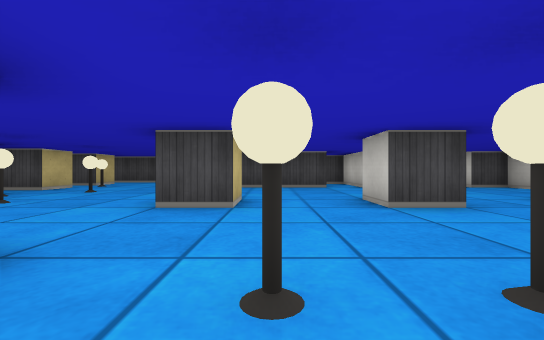
view 1 (above)

17 first-person views from a walk through a cub3D ray-caster map. The camera is about half as high as the walls, looks level and sees 90° across. The floor is counted in squares. Each view is taken from the middle of a square. On the plan, view 1 faces up. The plan holds only what a view shows up to about 9 squares ahead; the rest is blank.

view 2
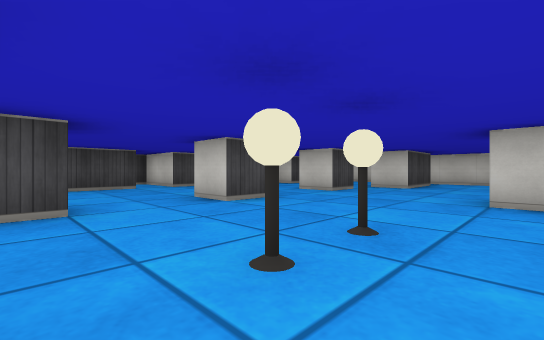

view 3
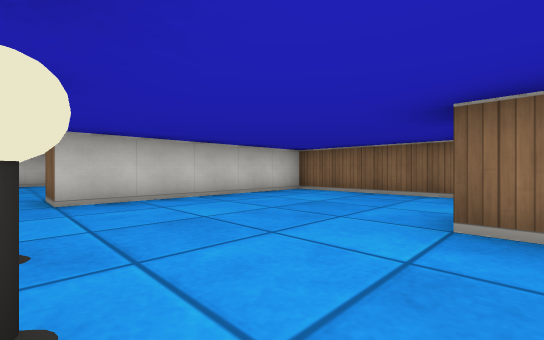

view 4
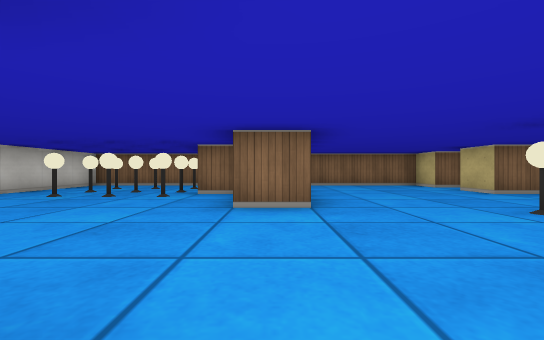

view 5
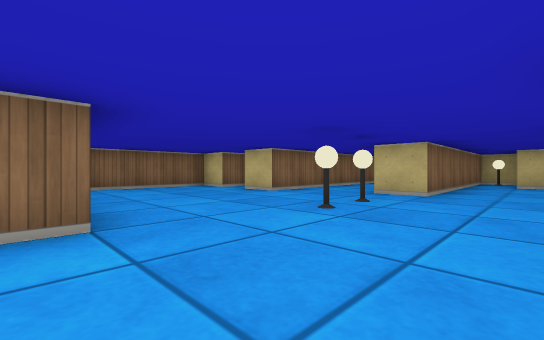

view 6
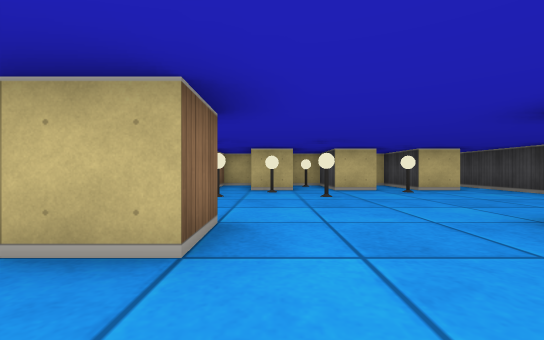

view 7
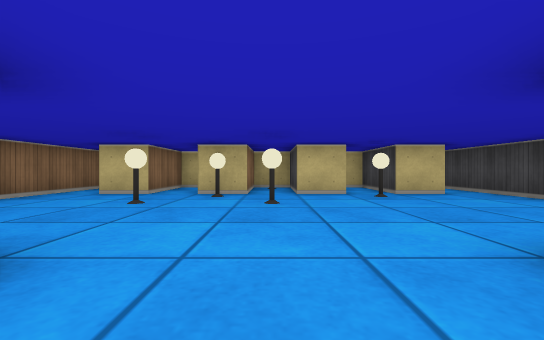

view 8
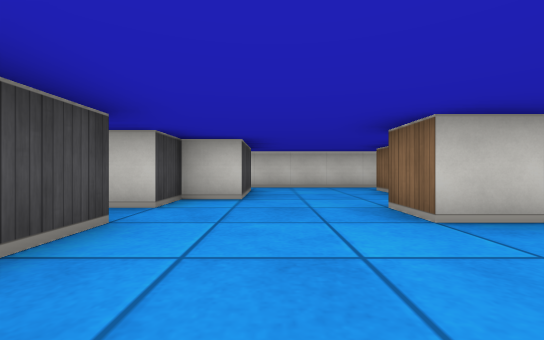

view 9
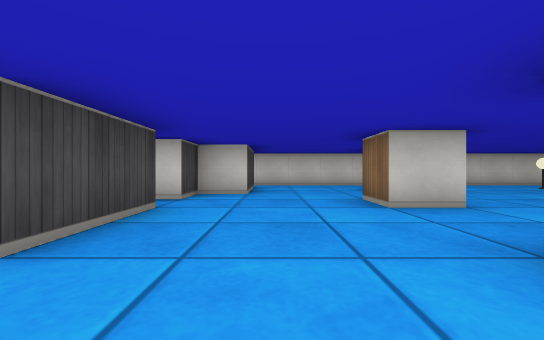

view 10
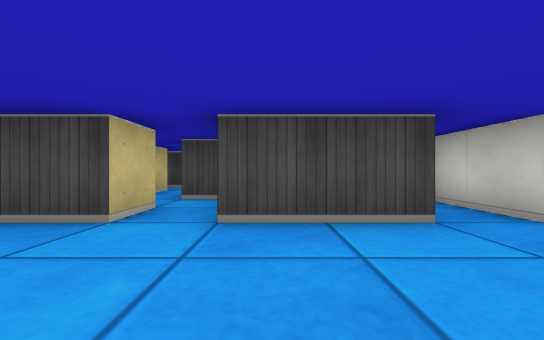

view 11
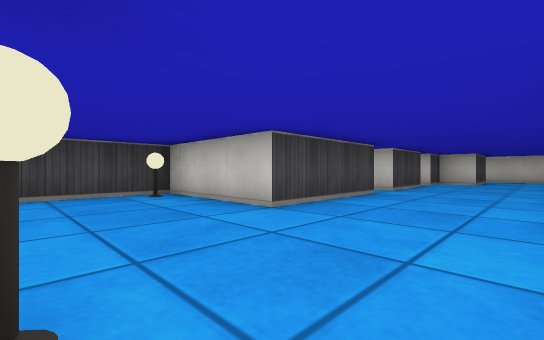

view 12
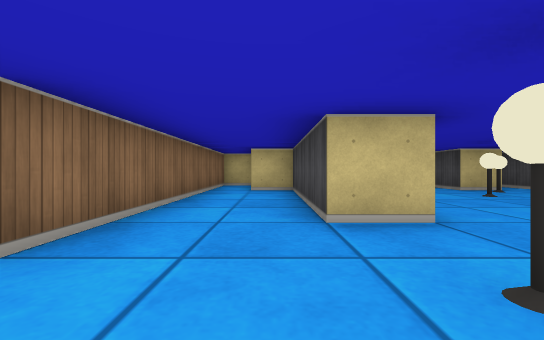

view 13
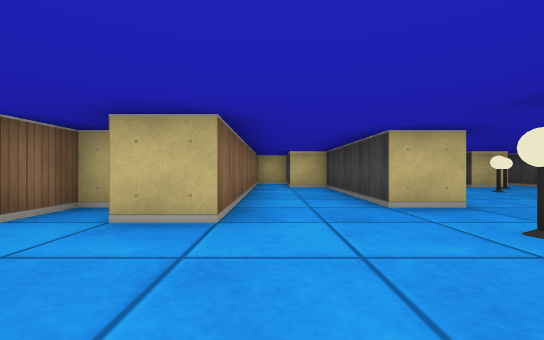

view 14
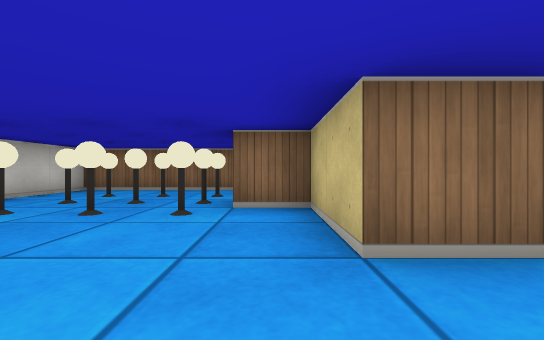

view 15
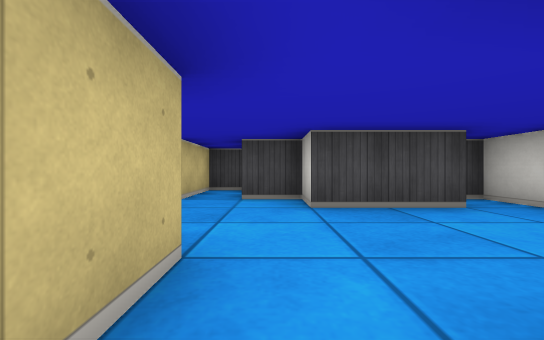

view 16
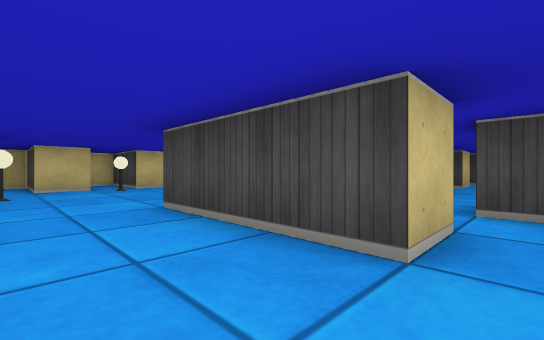

view 17
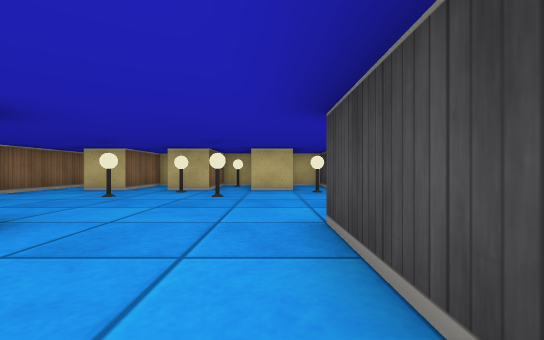

### Floor plan
Points are (right, up) in squares from view 1. A wall is a line through its corners. A room is listed if a view was taken in it or the views show most of it. See-through windows are left out.
Room 1 (views 1, 2, 3, 4, 5, 6, 7, 8, 9, 10, 11, 12, 13, 14, 15, 16, 17)
walls: (2.6, 3.5) (1.5, 3.5) (1.5, 4.5); (-1.5, 4.5) (-0.5, 4.5) (-0.5, 3.5) (-1.5, 3.5); (4.5, 3.5) (4.5, 4.5) (5.5, 4.5) (5.5, 3.5) (4.5, 3.5); (1.5, 8.5) (1.5, 7.5) (-1.5, 7.5) (-1.5, 10.5) (-7.1, 10.5); (-1.5, -3) (-1.5, -3.5) (-0.5, -3.5) (-0.5, -4.5) (3.5, -4.5) (3.5, 0.5) (4.5, 0.5) (4.5, -1.5) (5.5, -1.5); (7.8, 3.5) (8.5, 3.5); (8.5, 2.5) (6.5, 2.5) (6.5, 3.5); (-5.9, -0.5) (-7, -0.5); (5.4, 9.5) (4.5, 9.5) (4.5, 7.5) (2.5, 7.5) (2.5, 9.2); (-5.5, 7.6) (-5.5, 6.5) (-7.5, 6.5) (-7.5, 5.5) (-5.5, 5.5) (-5.5, 4.5) (-6.5, 4.5); (-7.1, 1.5) (-1.5, 1.5) (-1.5, 0.5) (-5.5, 0.5) (-5.5, -0.5); (8.6, 6.5) (6.5, 6.5) (6.5, 7.5) (5.5, 7.5) (5.5, 9.2); (-7.5, 2.5) (-7.5, 1.8); (-7.5, 4.4) (-7.5, 3.5) (-5.5, 3.5) (-5.5, 2.5); (5.9, -4.5) (9.5, -4.5) (9.5, 7.5); (-7.5, -0.6) (-7.5, -1.5) (-0.5, -1.5) (-0.5, -2.5); (-5.5, 9.6) (-5.5, 8.5)
ways out: opening at (2, 9)
objects: other object (-7, 2); other object (-7, 6); lamp (-5, 5); lamp (-5, 8); lamp (-4, 4); lamp (-4, 6); lamp (-2, 10); lamp (0, 1); lamp (1, 1); lamp (6, -3); lamp (6, -2); lamp (6, -1); lamp (7, -3); lamp (7, -2); lamp (7, -1); lamp (8, -3); lamp (8, -2); lamp (8, -1)

Where each view was taken, in squares from view 1:
view 1: 0 up, 0 right, facing up
view 2: 0 up, 1 left, facing up-right
view 3: 1 up, 1 left, facing down-right
view 4: 4 up, 4 right, facing down
view 5: 3 up, 4 right, facing down-left
view 6: 5 up, 1 right, facing left
view 7: 6 up, 0 right, facing left
view 8: 6 up, 2 right, facing right
view 9: 6 up, 1 right, facing right
view 10: 5 up, 3 right, facing up
view 11: 5 up, 4 left, facing up-right
view 12: 0 up, 1 right, facing left
view 13: 1 down, 2 right, facing left
view 14: 2 up, 5 right, facing down
view 15: 3 up, 6 right, facing up
view 16: 6 up, 2 right, facing up-left
view 17: 7 up, 1 right, facing left
